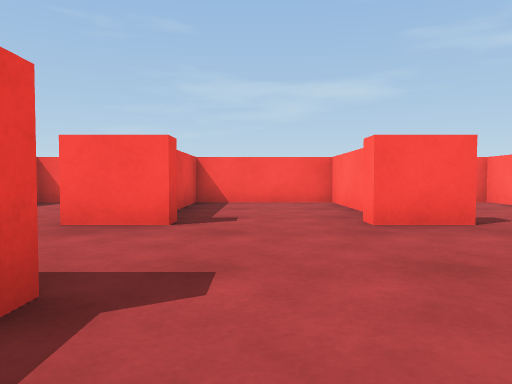
[1] (above)

12 first-person views from a walk through a 3-D level made in the Unity game engine. The camera is 0.51 m above the floor, tilts 2° down and sees 70° across. The floor is counted in squares, 1 m on a side. Each view is taken from the middle of a square. On the plan, view 1 faces up. The plan holds only what a view shows up to about 9 squares ahead; the rest is blank. The player character is not drawn.

[2]
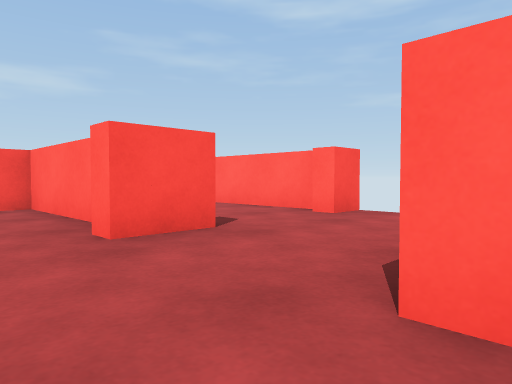

[3]
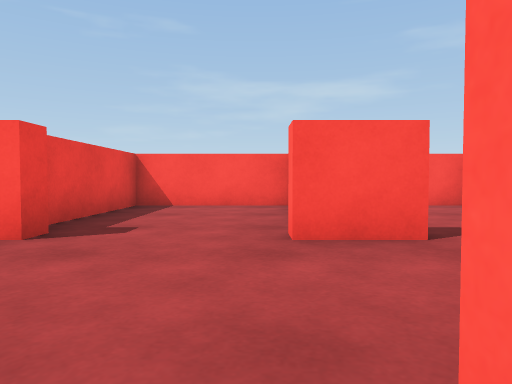

[4]
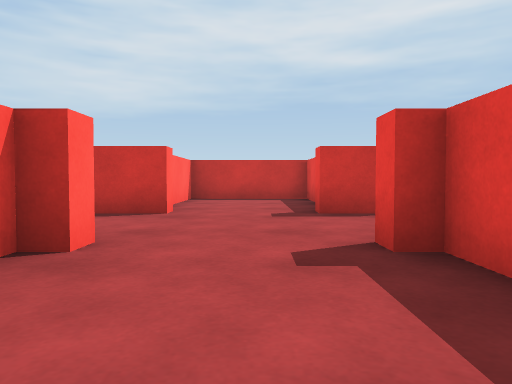

[5]
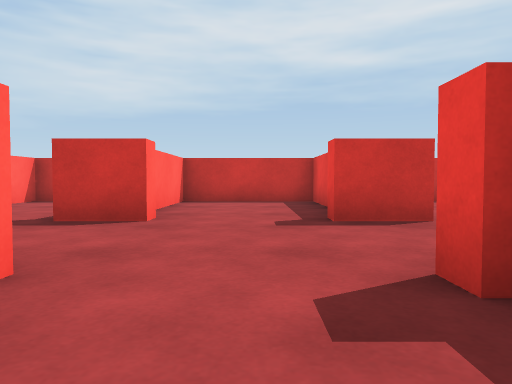

[6]
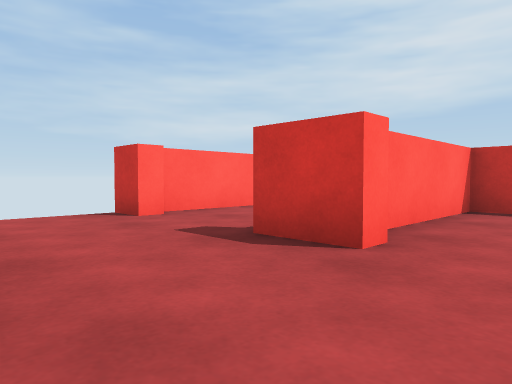

[7]
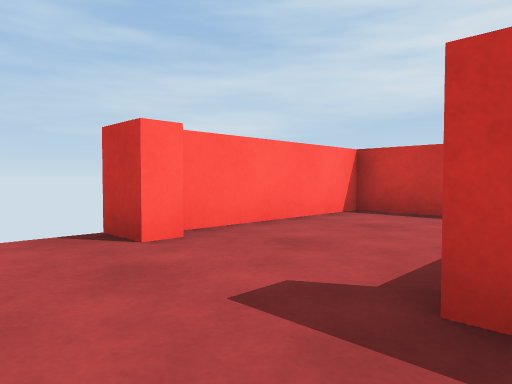

[8]
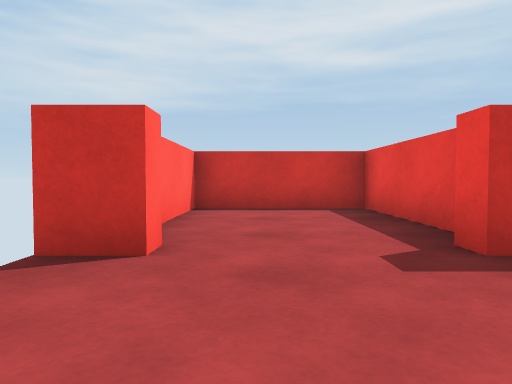

[9]
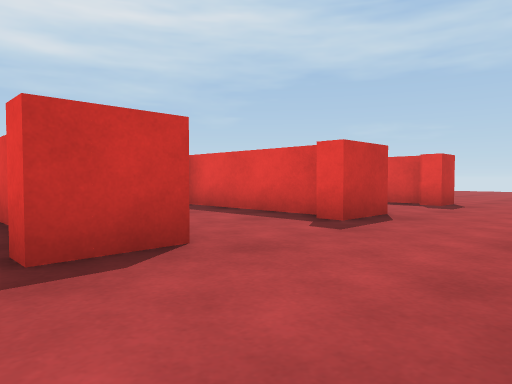

[10]
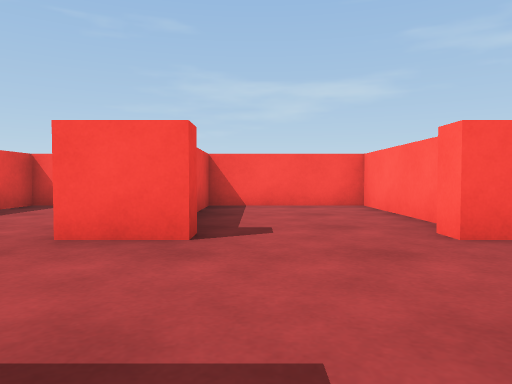

[11]
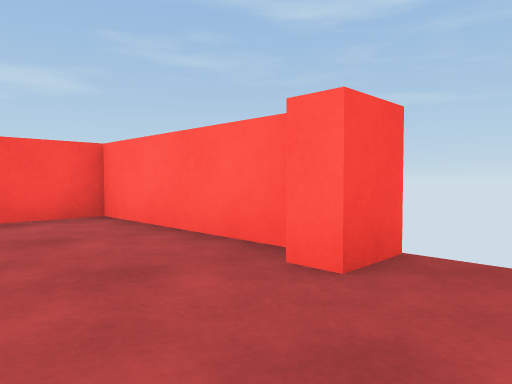

[12]
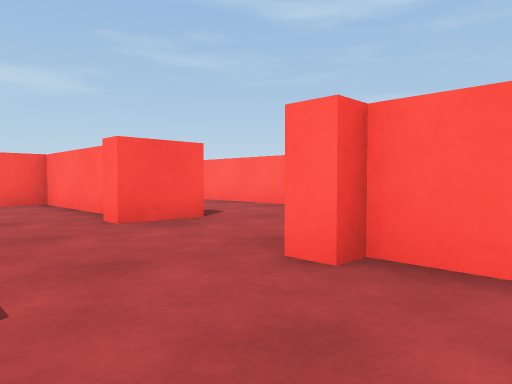

### Floor plan
Points are (right, up) in squares from view 1. A wall is a line through its corners. A room is listed if a view was taken in it or the views show most of it. See-through windows are left out.
Room 1 (views 1, 2, 3, 4, 5, 6, 7, 8, 9, 10, 11)
walls: (2.5, 4.5) (2.5, 4) (1.3, 4) (1.3, 4.5) (1.7, 4.5) (1.7, 8) (-1.3, 8) (-1.3, 4.5) (-1, 4.5) (-1, 4) (-2.2, 4); (1.3, 1.1) (1.3, 1.6) (2.5, 1.6) (2.5, 1.1); (2.1, 0.5) (2.1, -2.4) (5.1, -2.4) (5.1, 1); (4.7, 1.1) (4.7, 1.6) (5.5, 1.6); (5.1, 4.6) (5.1, 8) (2.1, 8) (2.1, 6.6); (5.5, 4) (4.7, 4) (4.7, 4.5); (-1.3, 1) (-1.3, -2.4) (1.7, -2.4) (1.7, 0.5); (-2.2, 1.6) (-1, 1.6) (-1, 1.1)
ways out: opening at (-1.5, 2.5) to room 2
Room 2 (view 12)
walls: (-4.2, 8) (-4.9, 8); (-1.8, 5.2) (-1.8, 8); (-2.2, 4) (-2.2, 4.5); (-5.2, 1.6) (-4.4, 1.6) (-4.4, 1.1); (-4.8, 1.1) (-4.8, 0.2); (-2.2, 1.2) (-2.2, 1.6); (-1.8, 0.4) (-1.8, 1.2)
ways out: opening at (-1.5, 2.5) to room 1

Positions as (right, up) in squares from view 1, and headings:
1: (0, 0), facing up
2: (0, 1), facing up-right
3: (1, 1), facing up
4: (0, 7), facing down
5: (0, 6), facing down
6: (0, 4), facing down-right
7: (2, 3), facing down-right
8: (4, 4), facing down
9: (3, 4), facing down-left
10: (3, 1), facing up
11: (3, 3), facing up-right
12: (-4, 0), facing up-right
